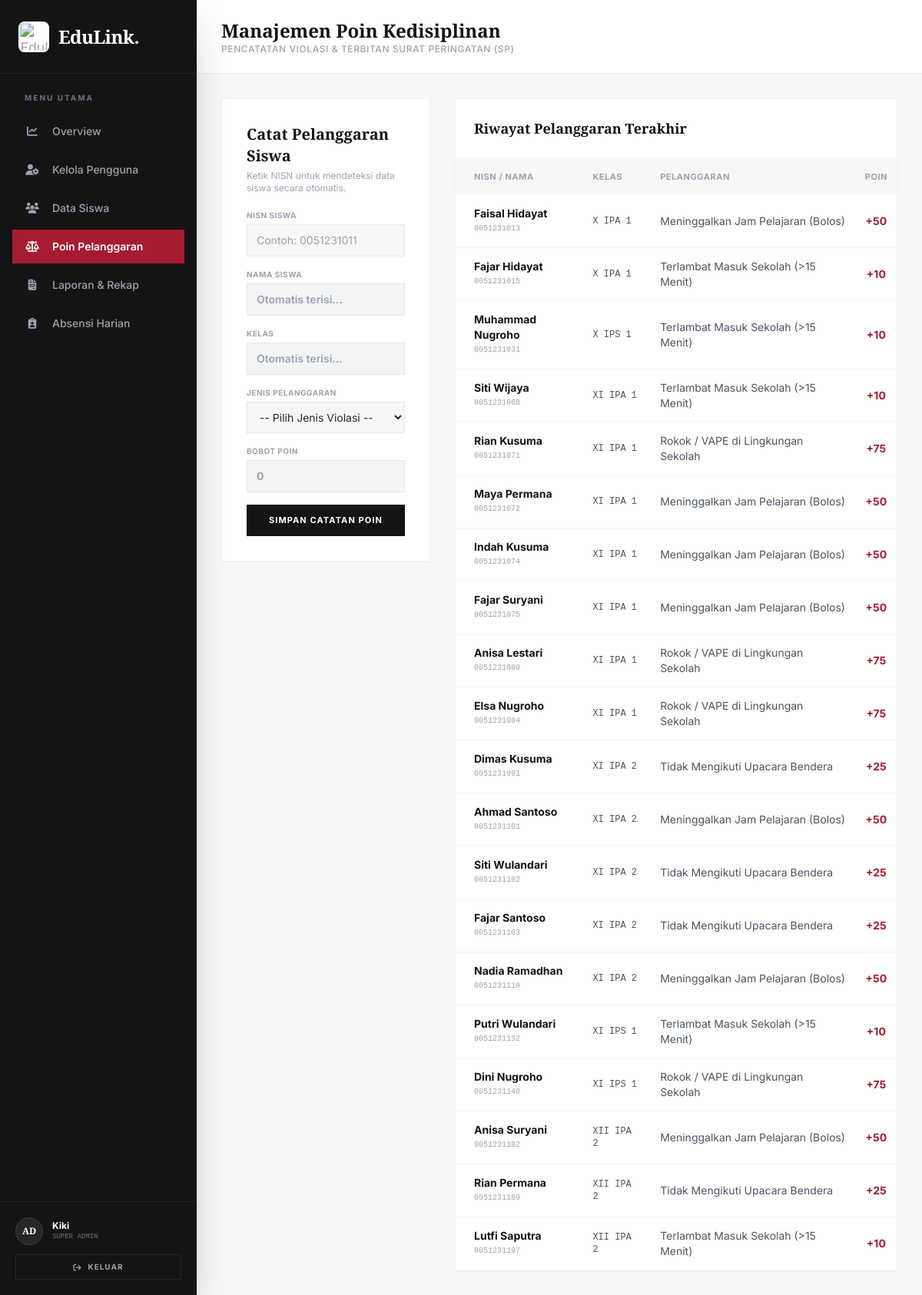
The app's page /poin (signed in) with its own data.
### tables this page shows
CREATE TABLE pelanggaran (
            id INTEGER PRIMARY KEY AUTOINCREMENT,
            nisn TEXT NOT NULL,
            nama_siswa TEXT NOT NULL,
            kelas TEXT NOT NULL,
            jenis_pelanggaran TEXT NOT NULL,
            poin INTEGER NOT NULL,
            tanggal TIMESTAMP DEFAULT CURRENT_TIMESTAMP
        );

### backend/app.py (the view)
@app.route('/poin')
def poin():
    if 'user_id' not in session:
        return redirect(url_for('login'))
    conn = get_db_connection()
    daftar_siswa = conn.execute("SELECT nisn, nama_siswa, kelas FROM siswa").fetchall()
    daftar_pelanggaran = conn.execute("SELECT * FROM pelanggaran ORDER BY tanggal DESC LIMIT 20").fetchall()
    conn.close()
    siswa_dict = {s['nisn']: {'nama': s['nama_siswa'], 'kelas': s['kelas']} for s in daftar_siswa}
    return render_template('dashboard/poin.html',
                           nama_user=session['nama'],
                           siswa_map=siswa_dict,
                           pelanggaran_list=daftar_pelanggaran)

### backend/modules/database.py (called while the page is built)
def get_db_connection():
    conn = sqlite3.connect(DB_PATH)
    conn.row_factory = sqlite3.Row
    return conn

### frontend/templates/dashboard/poin.html (shortened to what this page needs)
<!DOCTYPE html>
<html lang="id">
<head>
    <script src="https://cdn.tailwindcss.com"></script>
    <link rel="stylesheet" href="https://cdnjs.cloudflare.com/ajax/libs/font-awesome/6.4.0/css/all.min.css">
</head>
<body class="bg-eduPaper text-gray-800 font-sans h-screen flex overflow-hidden selection:bg-eduCrimson-600 selection:text-white">
    <aside id="sidebar" class="fixed lg:static top-0 left-0 h-full w-64 bg-eduDark-900 text-gray-400 flex flex-col shadow-2xl z-40 shrink-0 transform -translate-x-full lg:translate-x-0 transition-transform duration-300">
        <div class="h-20 lg:h-24 flex items-center justify-between px-6 border-b border-gray-800/80">
            <div class="flex items-center gap-3">
                <div class="w-10 h-10 rounded-lg bg-white p-1 flex items-center justify-center shrink-0 border-none shadow-none">
                    <img src="{{ url_for('static', filename='images/edulink-logo.webp') }}" alt="EduLink Logo" class="w-full h-full object-contain mix-blend-multiply scale-110">
                </div>
                <span class="text-2xl font-serif font-bold text-white tracking-tight">EduLink.</span>
            </div>
        </div>
        <nav class="flex-1 overflow-y-auto py-6 px-4 flex flex-col gap-1.5">
            <p class="px-4 text-[10px] font-bold text-gray-500 uppercase tracking-[0.2em] mb-2">Menu Utama</p>
            <a href="/dashboard" class="flex items-center gap-4 px-4 py-3 hover:bg-eduDark-800 hover:text-white transition"><i class="fa-solid fa-chart-line text-sm w-5 text-center"></i><span class="text-sm font-medium">Overview</span></a>
            <a href="/users" class="flex items-center gap-4 px-4 py-3 hover:bg-eduDark-800 hover:text-white transition"><i class="fa-solid fa-user-gear text-sm w-5 text-center"></i><span class="text-sm font-medium">Kelola Pengguna</span></a>
            <a href="/siswa" class="flex items-center gap-4 px-4 py-3 hover:bg-eduDark-800 hover:text-white transition"><i class="fa-solid fa-users text-sm w-5 text-center"></i><span class="text-sm font-medium">Data Siswa</span></a>
            <a href="/poin" class="flex items-center gap-4 px-4 py-3 bg-eduCrimson-600 text-white transition"><i class="fa-solid fa-scale-balanced text-sm w-5 text-center"></i><span class="text-sm font-semibold">Poin Pelanggaran</span></a>
            <a href="/laporan" class="flex items-center gap-4 px-4 py-3 hover:bg-eduDark-800 hover:text-white transition"><i class="fa-solid fa-file-invoice text-sm w-5 text-center"></i><span class="text-sm font-medium">Laporan & Rekap</span></a>
            <a href="/absensi" class="flex items-center gap-4 px-4 py-3 hover:bg-eduDark-800 hover:text-white transition"><i class="fa-solid fa-clipboard-user text-sm w-5 text-center"></i><span class="text-sm font-medium">Absensi Harian</span></a>
        </nav>
        <div class="p-5 border-t border-gray-800/80">
            <div class="flex items-center gap-3 mb-3">
                <div class="w-9 h-9 rounded-full bg-eduDark-700 border border-gray-700 flex items-center justify-center text-white font-bold font-serif text-xs">AD</div>
                <div class="overflow-hidden">
                    <p class="text-xs font-bold text-white truncate">{{ nama_user }}</p>
                    <p class="text-[9px] font-mono text-gray-500 uppercase">Super Admin</p>
                </div>
            </div>
            <a href="/logout" class="flex items-center justify-center gap-2 w-full py-2 border border-gray-800 text-[10px] font-bold text-gray-400 hover:text-white hover:bg-eduCrimson-600 transition uppercase tracking-widest"><i class="fa-solid fa-arrow-right-from-bracket"></i> Keluar</a>
        </div>
    </aside>
    <main class="flex-1 flex flex-col h-full relative z-10 min-w-0">
        <header class="h-20 lg:h-24 bg-white border-b border-gray-200/80 flex items-center justify-between px-4 sm:px-8 shrink-0">
            <div class="flex items-center gap-3">
                <div>
                    <h1 class="text-lg sm:text-2xl font-serif font-bold text-eduDark-900 leading-tight">Manajemen Poin Kedisiplinan</h1>
                    <p class="text-[10px] sm:text-xs text-gray-400 font-medium uppercase tracking-wider hidden sm:block">Pencatatan Violasi & Terbitan Surat Peringatan (SP)</p>
                </div>
            </div>
        </header>
        <div class="flex-1 overflow-y-auto p-4 sm:p-8 space-y-6 sm:space-y-8">
            <div class="grid grid-cols-1 lg:grid-cols-3 gap-6 sm:gap-8 items-start">
                <div class="bg-white p-5 sm:p-8 border border-gray-100 shadow-sm">
                    <h3 class="font-serif font-bold text-lg sm:text-xl text-eduDark-900 mb-1">Catat Pelanggaran Siswa</h3>
                    <p class="text-xs text-gray-400 mb-5">Ketik NISN untuk mendeteksi data siswa secara otomatis.</p>
                    <form action="#" method="POST" autocomplete="off" class="space-y-4">
                        <div>
                            <label class="text-[10px] font-bold text-gray-400 uppercase tracking-wider block mb-1">NISN Siswa</label>
                            <input type="text" id="inputNisn" name="nisn" oninput="autoSearchSiswa()" required placeholder="Contoh: 0051231011" class="w-full bg-eduPaper border border-gray-200 text-xs sm:text-sm py-2.5 px-3 focus:outline-none focus:border-eduCrimson-600">
                        </div>
                        <div>
                            <label class="text-[10px] font-bold text-gray-400 uppercase tracking-wider block mb-1">Nama Siswa</label>
                            <input type="text" id="inputNamaSiswa" name="nama_siswa" required readonly placeholder="Otomatis terisi..." class="w-full bg-gray-100 border border-gray-200 text-xs sm:text-sm py-2.5 px-3 font-semibold text-eduDark-900 focus:outline-none">
                        </div>
                        <div>
                            <label class="text-[10px] font-bold text-gray-400 uppercase tracking-wider block mb-1">Kelas</label>
                            <input type="text" id="inputKelas" name="kelas" required readonly placeholder="Otomatis terisi..." class="w-full bg-gray-100 border border-gray-200 text-xs sm:text-sm py-2.5 px-3 font-semibold text-eduDark-900 focus:outline-none">
                        </div>
                        <div>
                            <label class="text-[10px] font-bold text-gray-400 uppercase tracking-wider block mb-1">Jenis Pelanggaran</label>
                            <select id="selectPelanggaran" name="jenis_pelanggaran" onchange="autoFillPoin(this)" required class="w-full bg-eduPaper border border-gray-200 text-xs sm:text-sm py-2.5 px-3 focus:outline-none focus:border-eduCrimson-600">
                                <option value="" data-poin="0" disabled selected>-- Pilih Jenis Violasi --</option>
                            </select>
                        </div>
                        <div>
                            <label class="text-[10px] font-bold text-gray-400 uppercase tracking-wider block mb-1">Bobot Poin</label>
                            <input type="number" id="inputPoin" name="poin" required readonly placeholder="0" class="w-full bg-gray-100 border border-gray-200 text-xs sm:text-sm py-2.5 px-3 font-bold text-eduCrimson-600 focus:outline-none">
                        </div>
                        <button type="submit" class="w-full bg-eduDark-900 hover:bg-eduCrimson-600 text-white font-bold py-3 transition text-[11px] uppercase tracking-widest mt-2">
                            Simpan Catatan Poin
                        </button>
                    </form>
                </div>
                <div class="lg:col-span-2 bg-white border border-gray-100 shadow-sm">
                    <div class="p-4 sm:p-6 border-b border-gray-100 flex justify-between items-center">
                        <h3 class="font-serif font-bold text-base sm:text-lg text-eduDark-900">Riwayat Pelanggaran Terakhir</h3>
                    </div>
                    <div class="overflow-x-auto">
                        <table class="w-full text-left text-xs sm:text-sm text-gray-600 min-w-[550px]">
                            <thead class="bg-eduPaper text-[10px] sm:text-[11px] uppercase font-bold text-gray-400 tracking-wider">
                                <tr>
                                    <th class="pl-6 py-3.5">NISN / Nama</th>
                                    <th class="px-3 py-3.5">Kelas</th>
                                    <th class="px-3 py-3.5">Pelanggaran</th>
                                    <th class="px-3 py-3.5 text-center">Poin</th>
                                </tr>
                            </thead>
                            <tbody class="divide-y divide-gray-100">
                                {% for p in pelanggaran_list %}
                                <tr class="hover:bg-gray-50/80">
                                    <td class="pl-6 py-3.5">
                                        <p class="font-bold text-eduDark-900">{{ p.nama_siswa }}</p>
                                        <p class="text-[10px] font-mono text-gray-400">{{ p.nisn }}</p>
                                    </td>
                                    <td class="px-3 py-3.5 font-mono text-xs">{{ p.kelas }}</td>
                                    <td class="px-3 py-3.5">{{ p.jenis_pelanggaran }}</td>
                                    <td class="px-3 py-3.5 text-center font-bold text-eduCrimson-600">+{{ p.poin }}</td>
                                </tr>
                                {% else %}
                                <tr>
                                    <td colspan="4" class="text-center py-6 text-gray-400 italic">Belum ada data riwayat pelanggaran.</td>
                                </tr>
                                {% endfor %}
                            </tbody>
                        </table>
                    </div>
                </div>
            </div>
        </div>
    </main>
</body>
</html>

### records on screen
pelanggaran: nama_siswa "Faisal Hidayat", nisn "0051231013", kelas "X IPA 1", jenis_pelanggaran "Meninggalkan Jam Pelajaran (Bolos)", poin "50"
pelanggaran: nama_siswa "Fajar Hidayat", nisn "0051231015", kelas "X IPA 1", jenis_pelanggaran "Terlambat Masuk Sekolah (>15 Menit)", poin "10"
pelanggaran: nama_siswa "Muhammad Nugroho", nisn "0051231031", kelas "X IPS 1", jenis_pelanggaran "Terlambat Masuk Sekolah (>15 Menit)", poin "10"
pelanggaran: nama_siswa "Siti Wijaya", nisn "0051231068", kelas "XI IPA 1", jenis_pelanggaran "Terlambat Masuk Sekolah (>15 Menit)", poin "10"
pelanggaran: nama_siswa "Rian Kusuma", nisn "0051231071", kelas "XI IPA 1", jenis_pelanggaran "Rokok / VAPE di Lingkungan Sekolah", poin "75"
pelanggaran: nama_siswa "Maya Permana", nisn "0051231072", kelas "XI IPA 1", jenis_pelanggaran "Meninggalkan Jam Pelajaran (Bolos)", poin "50"
pelanggaran: nama_siswa "Indah Kusuma", nisn "0051231074", kelas "XI IPA 1", jenis_pelanggaran "Meninggalkan Jam Pelajaran (Bolos)", poin "50"
pelanggaran: nama_siswa "Fajar Suryani", nisn "0051231075", kelas "XI IPA 1", jenis_pelanggaran "Meninggalkan Jam Pelajaran (Bolos)", poin "50"
pelanggaran: nama_siswa "Anisa Lestari", nisn "0051231080", kelas "XI IPA 1", jenis_pelanggaran "Rokok / VAPE di Lingkungan Sekolah", poin "75"
pelanggaran: nama_siswa "Elsa Nugroho", nisn "0051231084", kelas "XI IPA 1", jenis_pelanggaran "Rokok / VAPE di Lingkungan Sekolah", poin "75"
pelanggaran: nama_siswa "Dimas Kusuma", nisn "0051231091", kelas "XI IPA 2", jenis_pelanggaran "Tidak Mengikuti Upacara Bendera", poin "25"
pelanggaran: nama_siswa "Ahmad Santoso", nisn "0051231101", kelas "XI IPA 2", jenis_pelanggaran "Meninggalkan Jam Pelajaran (Bolos)", poin "50"
pelanggaran: nama_siswa "Siti Wulandari", nisn "0051231102", kelas "XI IPA 2", jenis_pelanggaran "Tidak Mengikuti Upacara Bendera", poin "25"
pelanggaran: nama_siswa "Fajar Santoso", nisn "0051231103", kelas "XI IPA 2", jenis_pelanggaran "Tidak Mengikuti Upacara Bendera", poin "25"
pelanggaran: nama_siswa "Nadia Ramadhan", nisn "0051231110", kelas "XI IPA 2", jenis_pelanggaran "Meninggalkan Jam Pelajaran (Bolos)", poin "50"
pelanggaran: nama_siswa "Putri Wulandari", nisn "0051231132", kelas "XI IPS 1", jenis_pelanggaran "Terlambat Masuk Sekolah (>15 Menit)", poin "10"
pelanggaran: nama_siswa "Dini Nugroho", nisn "0051231140", kelas "XI IPS 1", jenis_pelanggaran "Rokok / VAPE di Lingkungan Sekolah", poin "75"
pelanggaran: nama_siswa "Anisa Suryani", nisn "0051231182", kelas "XII IPA 2", jenis_pelanggaran "Meninggalkan Jam Pelajaran (Bolos)", poin "50"
pelanggaran: nama_siswa "Rian Permana", nisn "0051231189", kelas "XII IPA 2", jenis_pelanggaran "Tidak Mengikuti Upacara Bendera", poin "25"
pelanggaran: nama_siswa "Lutfi Saputra", nisn "0051231197", kelas "XII IPA 2", jenis_pelanggaran "Terlambat Masuk Sekolah (>15 Menit)", poin "10"

### other values on screen
{{ nama_user }} "Kiki"
